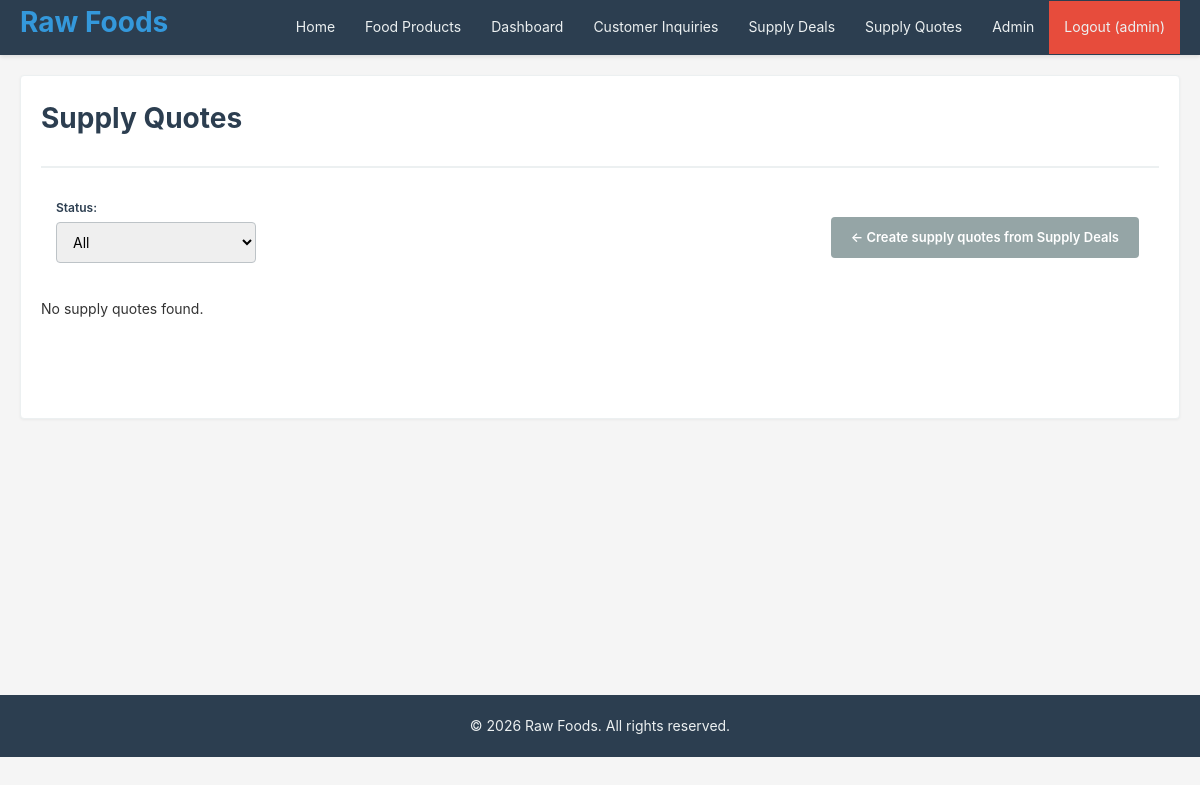
The page /sales/quotes/?page=2 (signed in) on the database as committed earlier.
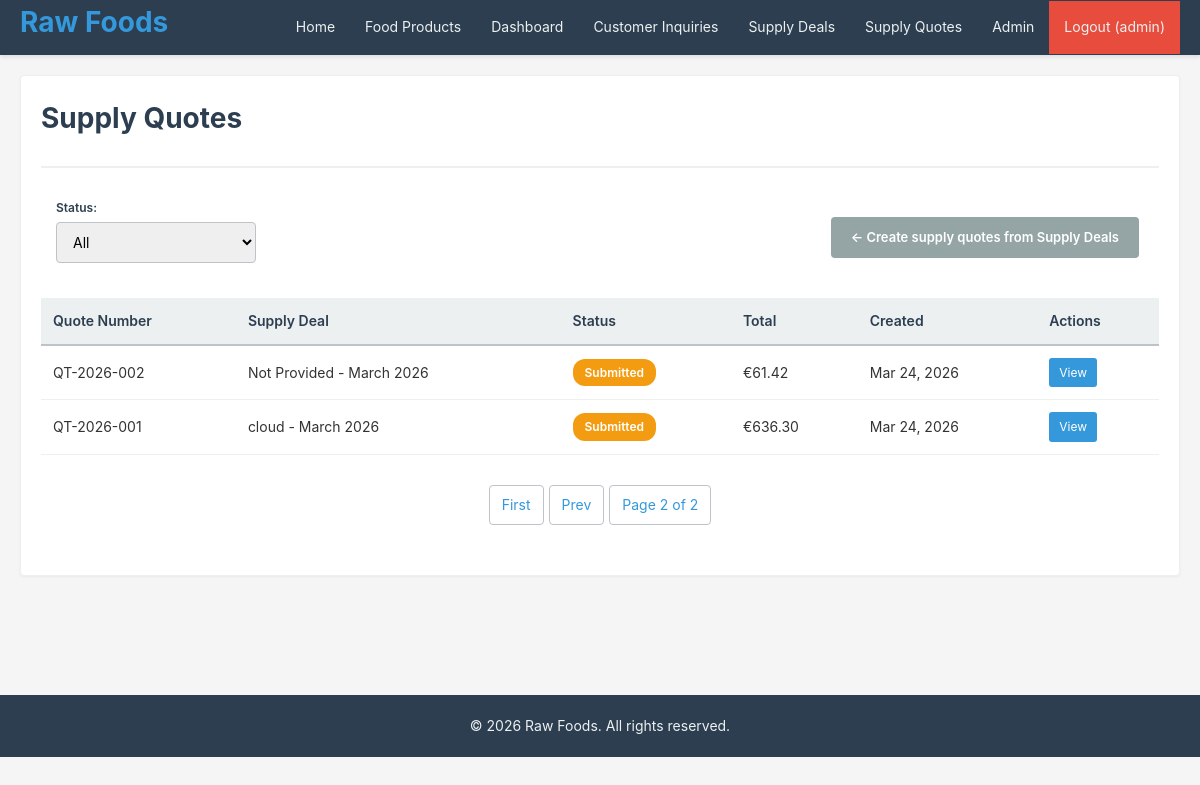
The same page on the database as committed later.
### crm/models.py (models this page shows, shortened)
class Quote(models.Model):
    STATUS_CHOICES = [
        ('Draft', 'Draft'),
        ('Submitted', 'Submitted'),
        ('Approved', 'Approved'),
        ('Rejected', 'Rejected'),
        ('Paid', 'Paid'),
    ]
    number = models.CharField(max_length=20, unique=True, default=generate_quote_number)
    opportunity = models.ForeignKey(Opportunity, on_delete=models.CASCADE, related_name='quotes')
    status = models.CharField(max_length=20, choices=STATUS_CHOICES, default='Draft')
    discount = models.DecimalField(
        max_digits=5, decimal_places=2, default=0,
        validators=[MinValueValidator(0), MaxValueValidator(100)]
    )
    notes = models.TextField(blank=True)
    created_at = models.DateTimeField(auto_now_add=True)
    updated_at = models.DateTimeField(auto_now=True)
    objects = models.Manager()
    class Meta:  # pylint: disable=too-few-public-methods
        ordering = ['-created_at']
    def get_subtotal(self):
        items = self.line_items.all()  # pylint: disable=no-member
        total = sum(item.get_line_total() for item in items)
        return round(total, 2)
    def get_discount_amount(self):
        subtotal = self.get_subtotal()
        discount_amount = subtotal * (self.discount / 100)
        return round(discount_amount, 2)
    def get_total(self):
        subtotal = self.get_subtotal()
        discount_amount = self.get_discount_amount()
        return round(subtotal - discount_amount, 2)
    def can_edit(self):
        return self.status == 'Draft'

class Opportunity(models.Model):
    STATUS_CHOICES = [
        ('Open', 'Open'),
        ('Closed', 'Closed'),
    ]
    STAGE_CHOICES = [
        ('Qualification', 'Qualification'),
        ('Proposal', 'Proposal'),
        ('Negotiation', 'Negotiation'),
        ('Closed Won', 'Closed Won'),
        ('Closed Lost', 'Closed Lost'),
    ]
    account = models.ForeignKey(Account, on_delete=models.CASCADE, related_name='opportunities')
    name = models.CharField(max_length=200)
    description = models.TextField(blank=True)
    status = models.CharField(max_length=20, choices=STATUS_CHOICES, default='Open')
    stage = models.CharField(max_length=20, choices=STAGE_CHOICES, default='Qualification')
    expected_close_date = models.DateField()
    created_at = models.DateTimeField(auto_now_add=True)
    updated_at = models.DateTimeField(auto_now=True)
    objects = models.Manager()
    class Meta:  # pylint: disable=too-few-public-methods
        ordering = ['-created_at']

class QuoteLineItem(models.Model):
    quote = models.ForeignKey(Quote, on_delete=models.CASCADE, related_name='line_items')
    product = models.ForeignKey(Product, on_delete=models.PROTECT, verbose_name='Food Product')
    quantity = models.IntegerField(validators=[MinValueValidator(1)])
    unit_price = models.DecimalField(
        max_digits=10, decimal_places=2, validators=[MinValueValidator(0)]
    )
    discount = models.DecimalField(
        max_digits=5, decimal_places=2, default=0,
        validators=[MinValueValidator(0), MaxValueValidator(100)]
    )
    created_at = models.DateTimeField(auto_now_add=True)
    updated_at = models.DateTimeField(auto_now=True)
    objects = models.Manager()
    class Meta:  # pylint: disable=too-few-public-methods
        ordering = ['created_at']
    def get_line_total(self):
        base_total = self.unit_price * self.quantity
        discount_amount = base_total * (self.discount / 100)
        return round(base_total - discount_amount, 2)

### crm/views.py (the view)
# urls.py: path('sales/quotes/', views.quote_list, name='quote_list'),
@login_required
@staff_required
def quote_list(request):
    status_filter = request.GET.get('status', '')
    quotes = Quote.objects.all()
    if status_filter:
        quotes = quotes.filter(status=status_filter)
    paginator = Paginator(quotes, 10)
    page_num = request.GET.get('page', 1)
    page_obj = paginator.get_page(page_num)
    context = {
        'page_obj': page_obj,
        'quotes': page_obj.object_list,
        'status_filter': status_filter,
        'status_choices': Quote.STATUS_CHOICES,
    }
    return render(request, 'quote_list.html', context)

### crm/views.py (called while the page is built)
def staff_required(view_func):
    @wraps(view_func)
    def wrapper(request, *args, **kwargs):
        if not request.user.is_authenticated or not request.user.is_staff:
            messages.error(
                request, "You don't have permission to access this page.")
            return redirect('login')
        return view_func(request, *args, **kwargs)
    return wrapper

### templates/quote_list.html (shortened to what this page needs)
{% extends "base.html" %}
{% block content %}
<div class="card">
    <div class="card-header">
        <h1>Supply Quotes</h1>
    </div>
    <div class="filter-section">
        <div class="filter-item">
            <label for="status-filter">Status:</label>
            <select id="status-filter" onchange="updateFilters()" class="form-select">
                <option value="">All</option>
            </select>
        </div>
        <a href="{% url 'opportunity_list' %}" class="btn btn-secondary" style="font-size:13px;">
            ← Create supply quotes from Supply Deals
        </a>
    </div>
    <div class="card-body">
        {% if quotes %}
            <table>
                <thead>
                    <tr>
                        <th>Quote Number</th>
                        <th>Supply Deal</th>
                        <th>Status</th>
                        <th>Total</th>
                        <th>Created</th>
                        <th>Actions</th>
                    </tr>
                </thead>
                <tbody>
                    {% for quote in quotes %}
                        <tr>
                            <td>{{ quote.number }}</td>
                            <td>{{ quote.opportunity.name }}</td>
                            <td><span class="badge badge-{{ quote.status|lower }}">{{ quote.status }}</span></td>
                            <td>€{{ quote.get_total|floatformat:2 }}</td>
                            <td>{{ quote.created_at|date:"M d, Y" }}</td>
                            <td class="table-actions">
                                <a href="{% url 'quote_detail' quote.id %}" class="action-view">View</a>
                            </td>
                        </tr>
                    {% endfor %}
                </tbody>
            </table>
        {% else %}
            <p>No supply quotes found.</p>
        {% endif %}
        {% if page_obj.has_other_pages %}
            <div class="pagination">
                {% if page_obj.has_previous %}
                    <a href="?page=1">First</a>
                    <a href="?page={{ page_obj.previous_page_number }}">Prev</a>
                {% endif %}
                <span>Page {{ page_obj.number }} of {{ page_obj.paginator.num_pages }}</span>
            </div>
        {% endif %}
    </div>
</div>
{% endblock %}

Rows that differ between the two databases and show on the page:
added Quote: number "QT-2026-002", opportunity.name "Not Provided - March 2026", status "Submitted", get_total "61.42", created_at "Mar 24, 2026"
added Quote: number "QT-2026-001", opportunity.name "cloud - March 2026", status "Submitted", get_total "636.30", created_at "Mar 24, 2026"
Other text that changed with them:
{{ page_obj.number }}: (not shown) → "2"
{{ page_obj.paginator.num_pages }}: (not shown) → "2"
text no longer shown: "No supply quotes found."
text now shown: "Quote Number Supply Deal Status Total Created Actions First Prev Page of"
